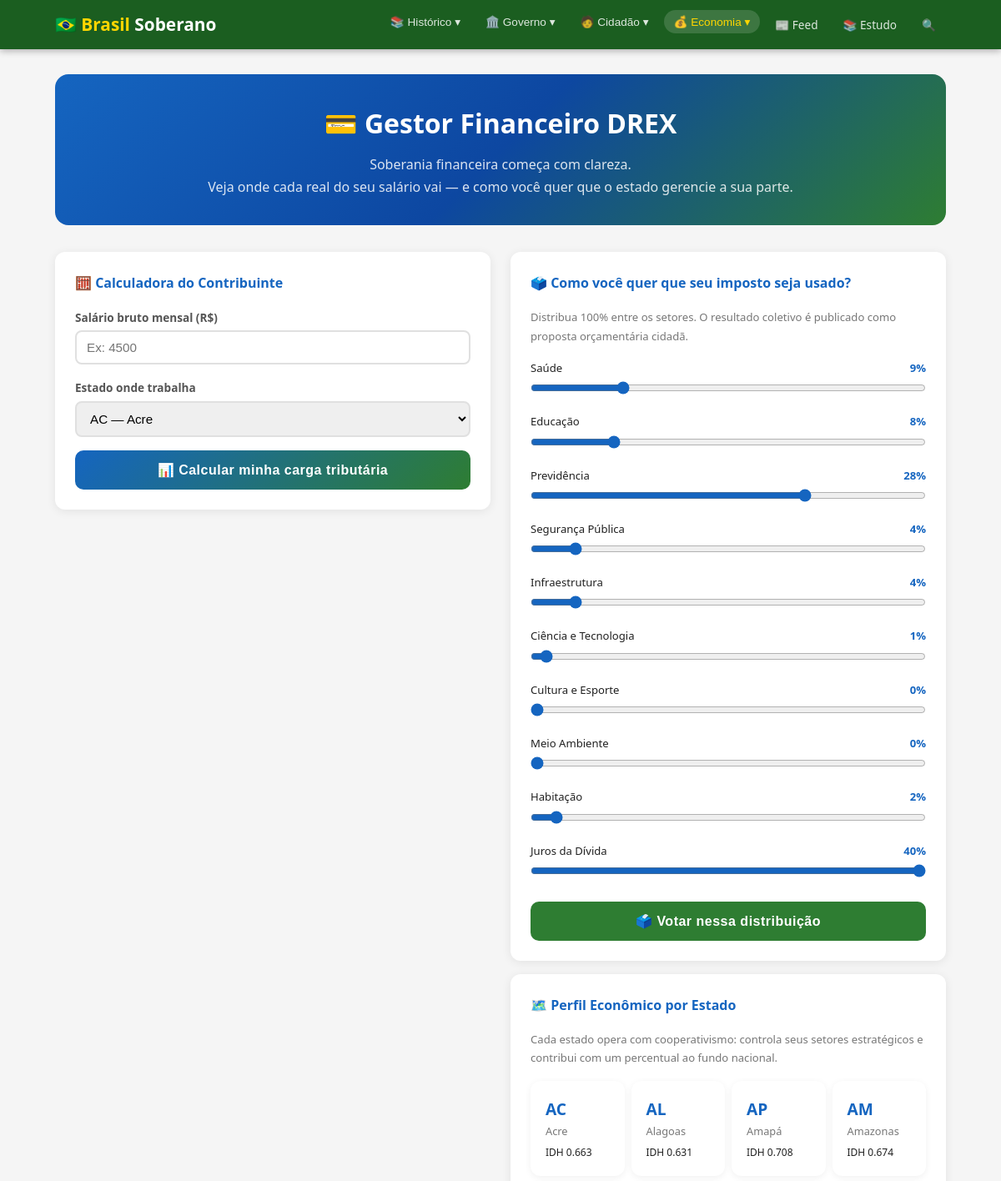
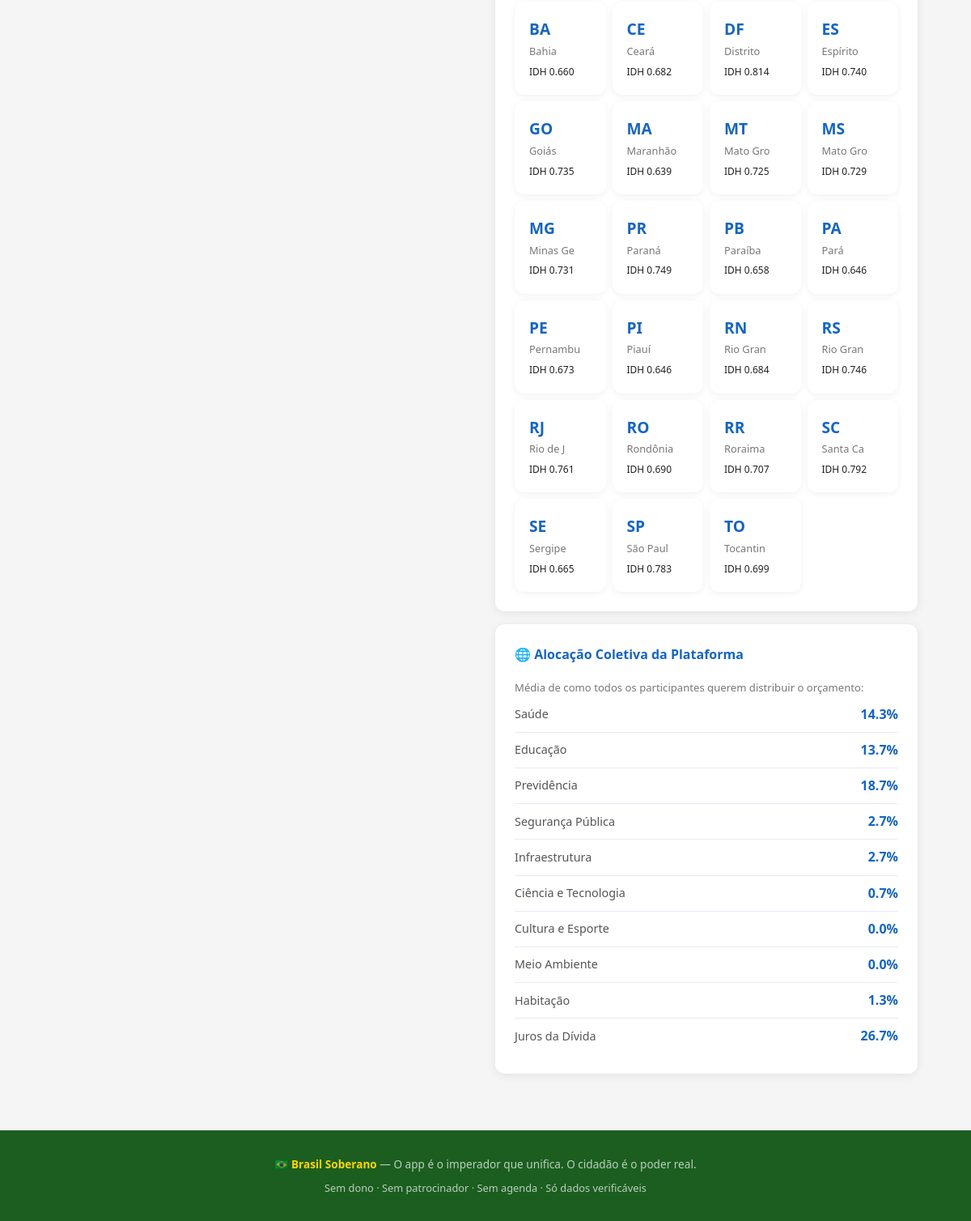
Page /drex on the committed database (2 pictures, top to bottom).
### tables this page shows
CREATE TABLE state_economy (
    id INTEGER PRIMARY KEY AUTOINCREMENT,
    code TEXT NOT NULL UNIQUE,
    name TEXT NOT NULL,
    pib_bi REAL,
    custo_vida_mult REAL DEFAULT 1.0,
    setores_principais TEXT,
    energia_estatal INTEGER DEFAULT 1,
    agua_estatal INTEGER DEFAULT 1,
    transporte_mult REAL DEFAULT 1.0,
    populacao_mi REAL,
    hdi REAL,
    cooperativismo_fed_pct REAL DEFAULT 15.0,
    salario_medio REAL DEFAULT 2500.0,
    desemprego_pct REAL DEFAULT 12.0,
    gini REAL DEFAULT 0.55
);

### app.py (the view)
@app.route('/drex')
def drex():
    states_list = query_db('SELECT code, name, pib_bi, hdi, salario_medio, desemprego_pct, custo_vida_mult FROM state_economy ORDER BY name')
    avg_data = query_db("""
        SELECT state_code, AVG(renda) as avg_renda, AVG(irpf) as avg_irpf,
               AVG(inss) as avg_inss, AVG(impostos_consumo) as avg_consumo,
               AVG(total_impostos) as avg_total, COUNT(*) as total_subs
        FROM drex_submissions GROUP BY state_code
    """)
    coletivo = {r['state_code']: dict(r) for r in avg_data}
    all_subs = query_db("SELECT alocacao FROM drex_submissions ORDER BY created_at DESC LIMIT 1000")
    alocacao_media = {}
    if all_subs:
        for sub in all_subs:
            try:
                aloc = json.loads(sub['alocacao'])
                for k, v in aloc.items():
                    alocacao_media[k] = alocacao_media.get(k, 0) + float(v)
            except: pass
        if alocacao_media:
            n = len(all_subs)
            alocacao_media = {k: round(v/n, 1) for k, v in alocacao_media.items()}
    return render_template('drex.html', states_list=states_list,
                           coletivo=coletivo, alocacao_media=alocacao_media,
                           orcamento_setores=ORCAMENTO_SETORES)

### app.py (called while the page is built)
def get_db():
    db = getattr(g, '_database', None)
    if db is None:
        db = g._database = sqlite3.connect(DATABASE)
        db.row_factory = sqlite3.Row
    return db

@app.teardown_appcontext
def close_connection(exception):
    db = getattr(g, '_database', None)
    if db is not None:
        db.close()

def query_db(query, args=(), one=False):
    cur = get_db().execute(query, args)
    rv = cur.fetchall()
    cur.close()
    return (rv[0] if rv else None) if one else rv

### security.py (called while the page is built)
def apply_security_headers(response):
    for k, v in SECURITY_HEADERS.items():
        response.headers[k] = v
    return response

### templates/drex.html (shortened to what this page needs)
{% extends 'base.html' %}
{% block content %}
<div class="drex-hero">
  <h1>💳 Gestor Financeiro DREX</h1>
  <p>Soberania financeira começa com clareza.<br>Veja onde cada real do seu salário vai — e como você quer que o estado gerencie a sua parte.</p>
</div>
<div class="drex-grid">
  <div>
    <div class="drex-card">
      <h3>🧮 Calculadora do Contribuinte</h3>
      <div class="form-row">
        <label>Salário bruto mensal (R$)</label>
        <input type="number" id="renda" placeholder="Ex: 4500" min="1000" step="100">
      </div>
      <div class="form-row">
        <label>Estado onde trabalha</label>
        <select id="estado_sel">
          {% for s in states_list %}
          <option value="{{ s.code }}">{{ s.code }} — {{ s.name }}</option>
          {% endfor %}
        </select>
      </div>
      <button class="btn-calcular" onclick="calcular()">📊 Calcular minha carga tributária</button>
    </div>
  </div>
  <div>
    <div class="drex-card">
      <h3>🗳️ Como você quer que seu imposto seja usado?</h3>
      <p style="font-size:0.82rem;color:#777;margin-bottom:1rem">Distribua 100% entre os setores. O resultado coletivo é publicado como proposta orçamentária cidadã.</p>
      <div id="aloc-sliders">
        {% for s in orcamento_setores %}
        <div class="aloc-slider-row">
          <label>
            {{ s.setor }}
            <span id="aloc-pct-{{ loop.index0 }}">{{ ((s.atual / 2000 * 100)|round(0))|int }}%</span>
          </label>
          <input type="range" min="0" max="40" value="{{ ((s.atual / 2000 * 100)|round(0))|int }}"
                 id="aloc-{{ loop.index0 }}" data-setor="{{ s.setor }}"
                 oninput="atualizarSlider({{ loop.index0 }})">
        </div>
        {% endfor %}
      </div>
      <button class="btn-calcular" style="background:#2E7D32;margin-top:0.5rem" onclick="salvarAlocacao()">
        🗳️ Votar nessa distribuição
      </button>
    </div>
    <div class="drex-card" style="margin-top:1rem">
      <h3>🗺️ Perfil Econômico por Estado</h3>
      <p style="font-size:0.82rem;color:#777;margin-bottom:1rem">Cada estado opera com cooperativismo: controla seus setores estratégicos e contribui com um percentual ao fundo nacional.</p>
      <div class="estados-grid">
        {% for s in states_list %}
        <div class="estado-card" onclick="verEstado('{{ s.code }}')">
          <div class="code">{{ s.code }}</div>
          <div class="name">{{ s.name[:8] }}</div>
          <div class="hdi">IDH {{ '%.3f'|format(s.hdi) }}</div>
        </div>
        {% endfor %}
      </div>
    </div>
    {% if alocacao_media %}
    <div class="drex-card" style="margin-top:1rem">
      <h3>🌐 Alocação Coletiva da Plataforma</h3>
      <p style="font-size:0.82rem;color:#777">Média de como todos os participantes querem distribuir o orçamento:</p>
      {% for setor, pct in alocacao_media.items() %}
      <div class="valor-linha">
        <span class="label">{{ setor }}</span>
        <span class="valor">{{ pct }}%</span>
      </div>
      {% endfor %}
    </div>
    {% endif %}
  </div>
</div>
{% endblock %}

### static/css/style.css (style rules this page uses)
:root { --green: #2E7D32; --green-light: #4CAF50; --green-dark: #1B5E20; --gold: #FFD600; --gold-dark: #C5A028; --blue: #1565C0; --blue-light: #42A5F5; --blue-dark: #0D47A1; --white: #FFFFFF; --bg: #F5F5F5; --text: #212121; --text-light: #616161; --red: #C62828; --radius: 12px; --shadow: 0 2px 12px rgba(0,0,0,0.1); --transition: all 0.3s ease; }
* { margin:0; padding:0; box-sizing:border-box; }
html { scroll-behavior:smooth; }
body { font-family:'Segoe UI',system-ui,-apple-system,sans-serif; color:var(--text); background:var(--bg); line-height:1.7; }

### templates/drex.html (style rules this page uses)
.drex-hero { background: linear-gradient(135deg, #1565C0 0%, #0D47A1 50%, #2E7D32 100%); color: white; padding: 2rem; border-radius: 16px; margin-bottom: 2rem; text-align: center; }
.drex-hero h1 { font-size: 2rem; margin: 0 0 0.5rem; }
.drex-hero p { opacity: 0.85; margin: 0; font-size: 1rem; }
.drex-grid { display: grid; grid-template-columns: 1fr 1fr; gap: 1.5rem; }
.drex-card { background: white; border-radius: 12px; padding: 1.5rem; box-shadow: 0 2px 12px rgba(0,0,0,0.08); }
.drex-card h3 { color: #1565C0; margin: 0 0 1rem; font-size: 1rem; }
.form-row { margin-bottom: 1rem; }
.form-row label { display: block; font-size: 0.85rem; color: #555; margin-bottom: 4px; font-weight: 600; }
.form-row input, .form-row select { width: 100%; padding: 10px 12px; border: 2px solid #e0e0e0; border-radius: 8px; font-size: 0.95rem; box-sizing: border-box; transition: border-color 0.2s; }
.btn-calcular { width: 100%; background: linear-gradient(135deg, #1565C0, #2E7D32); color: white; border: none; padding: 14px; border-radius: 10px; font-size: 1rem; font-weight: 700; cursor: pointer; letter-spacing: 0.5px; }
.valor-linha { display: flex; justify-content: space-between; align-items: center; padding: 8px 0; border-bottom: 1px solid #e8eaf6; }
.valor-linha:last-child { border-bottom: none; }
.valor-linha .label { font-size: 0.9rem; color: #555; }
.valor-linha .valor { font-weight: 700; color: #1565C0; }
.estado-card { background: white; border-radius: 12px; padding: 1rem; box-shadow: 0 2px 8px rgba(0,0,0,0.06); cursor: pointer; border: 2px solid transparent; transition: all 0.2s; }
.estado-card .code { font-size: 1.2rem; font-weight: 800; color: #1565C0; }
.estado-card .name { font-size: 0.8rem; color: #777; }
.estado-card .hdi { font-size: 0.75rem; margin-top: 4px; }
.estados-grid { display: grid; grid-template-columns: repeat(auto-fill, minmax(100px, 1fr)); gap: 8px; }
.aloc-slider-row { margin-bottom: 0.8rem; }
.aloc-slider-row label { display: flex; justify-content: space-between; font-size: 0.82rem; margin-bottom: 2px; }
.aloc-slider-row label span { color: #1565C0; font-weight: 700; }
.aloc-slider-row input[type=range] { width: 100%; accent-color: #1565C0; }

### rows in the picture
state_economy: code "AC", name "Acre", hdi "0.663"
state_economy: code "AL", name "Alagoas", hdi "0.631"
state_economy: code "AP", name "Amapá", hdi "0.708"
state_economy: code "AM", name "Amazonas", hdi "0.674"
state_economy: code "BA", name "Bahia", hdi "0.660"
state_economy: code "CE", name "Ceará", hdi "0.682"
state_economy: code "DF", name "Distrito", hdi "0.814"
state_economy: code "ES", name "Espírito", hdi "0.740"
state_economy: code "GO", name "Goiás", hdi "0.735"
state_economy: code "MA", name "Maranhão", hdi "0.639"
state_economy: code "MT", name "Mato Gro", hdi "0.725"
state_economy: code "MS", name "Mato Gro", hdi "0.729"
state_economy: code "MG", name "Minas Ge", hdi "0.731"
state_economy: code "PR", name "Paraná", hdi "0.749"
state_economy: code "PB", name "Paraíba", hdi "0.658"
state_economy: code "PA", name "Pará", hdi "0.646"
state_economy: code "PE", name "Pernambu", hdi "0.673"
state_economy: code "PI", name "Piauí", hdi "0.646"
state_economy: code "RN", name "Rio Gran", hdi "0.684"
state_economy: code "RS", name "Rio Gran", hdi "0.746"
state_economy: code "RJ", name "Rio de J", hdi "0.761"
state_economy: code "RO", name "Rondônia", hdi "0.690"
state_economy: code "RR", name "Roraima", hdi "0.707"
state_economy: code "SC", name "Santa Ca", hdi "0.792"
state_economy: code "SE", name "Sergipe", hdi "0.665"
state_economy: code "SP", name "São Paul", hdi "0.783"
state_economy: code "TO", name "Tocantin", hdi "0.699"

### other values in the picture
{{ s.setor }} "Saúde" "Educação" "Previdência" "Segurança Pública" "Infraestrutura" "Ciência e Tecnologia" "Cultura e Esporte" "Meio Ambiente" "Habitação" "Juros da Dívida"
{{ ((s.atual / 2000 * 100)|round(0))|int }} "9" "8" "28" "4" "4" "1" "0" "0" "2" "40"
{{ setor }} "Saúde" "Educação" "Previdência" "Segurança Pública" "Infraestrutura" "Ciência e Tecnologia" "Cultura e Esporte" "Meio Ambiente" "Habitação" "Juros da Dívida"
{{ pct }} "14.3" "13.7" "18.7" "2.7" "2.7" "0.7" "0.0" "0.0" "1.3" "26.7"
form field value "AC — Acre"
